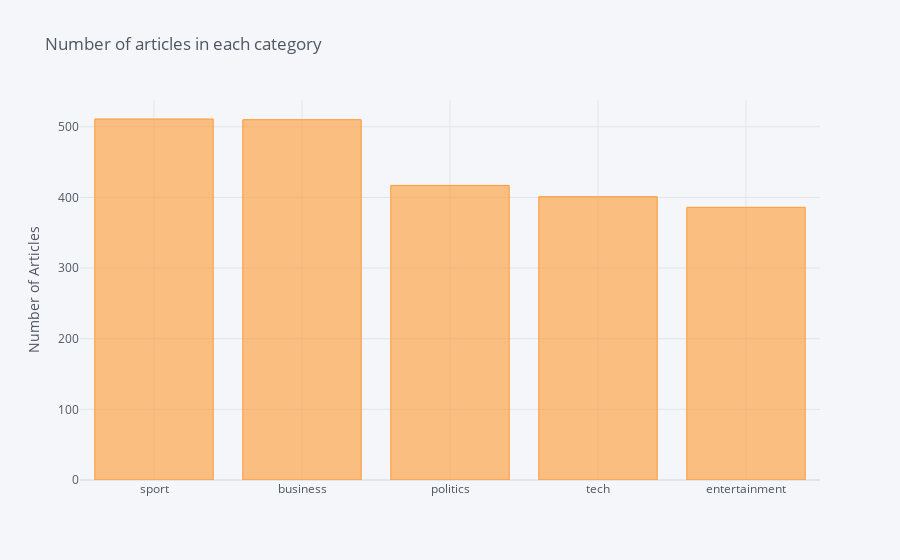

Write notebook code for a chart like this one.
### Markdown cell above
Now it would be a good idea to check the number of articles in each category. This way we can look for class imbalance that may affect our model. In case you cannot or do not want to install cufflings and plotly a static picture is also attached below.

### Code cell
'''Run the code below if you want to have the interactive plots. 
Keep in mind that you have to install the libraries at your command line/terminal using:

    pip install plotly
    pip install cufflinks

** NOTE: Make sure you only have one installation of Python on your computer when you do this, otherwise the 
installation may not work. **'''

from plotly import __version__
from plotly.offline import download_plotlyjs, init_notebook_mode, plot, iplot
import cufflinks as cf

print(__version__) # requires version >= 1.9.0
init_notebook_mode(connected=True)
cf.go_offline()

articles['category'].value_counts().sort_values(ascending=False).iplot(kind='bar', yTitle='Number of Articles', 
                                                                title='Number of articles in each category')

### Figure 1 — Plotly figure (JSON) as saved in the notebook; plotly's stock layout.template omitted (floating-point values rounded to 4 significant figures)
{"data": [{"marker": {"color": "rgba(255, 153, 51, 0.6)", "line": {"color": "rgba(255, 153, 51, 1.0)", "width": 1}}, "name": "category", "orientation": "v", "text": "", "type": "bar", "x": ["sport", "business", "politics", "tech", "entertainment"], "y": [511, 510, 417, 401, 386]}], "layout": {"legend": {"bgcolor": "#F5F6F9", "font": {"color": "#4D5663"}}, "paper_bgcolor": "#F5F6F9", "plot_bgcolor": "#F5F6F9", "title": {"font": {"color": "#4D5663"}, "text": "Number of articles in each category"}, "xaxis": {"gridcolor": "#E1E5ED", "showgrid": true, "tickfont": {"color": "#4D5663"}, "title": {"font": {"color": "#4D5663"}, "text": ""}, "zerolinecolor": "#E1E5ED"}, "yaxis": {"gridcolor": "#E1E5ED", "showgrid": true, "tickfont": {"color": "#4D5663"}, "title": {"font": {"color": "#4D5663"}, "text": "Number of Articles"}, "zerolinecolor": "#E1E5ED"}}}
